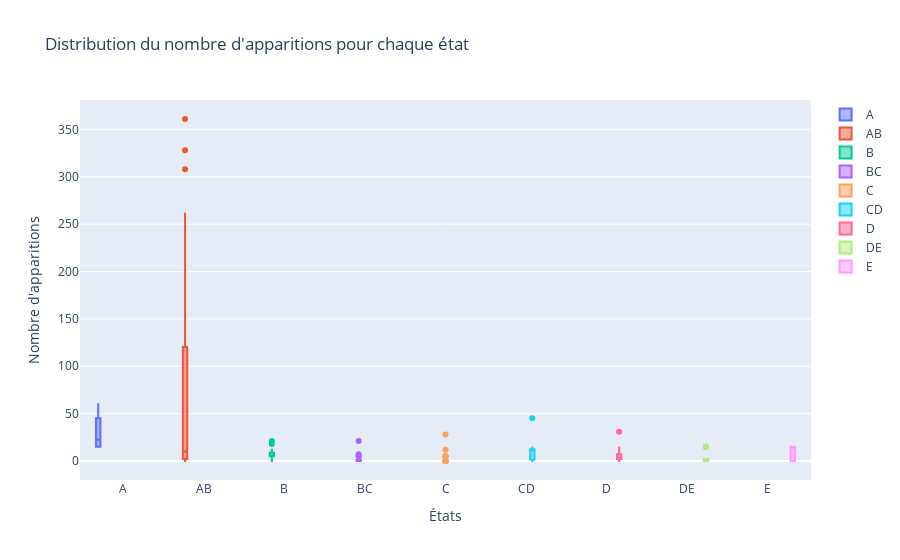

This figure's notebook cell:
### Code cell
etats = list(stage_state.values())
donnees_par_etat = []

# Parcourir chaque état et obtenir le nombre de fois qu'il apparaît dans la colonne 'Days'
for etat in etats:
    nombre_apparitions = df.loc[df['Stage'] == etat]['Days']
    donnees_par_etat.append(nombre_apparitions)

# Créer le diagramme à moustaches avec Plotly
fig = go.Figure()

for i in range(len(etats)):
    fig.add_trace(go.Box(y=donnees_par_etat[i], name=etats[i]))

fig.update_layout(title='Distribution du nombre d\'apparitions pour chaque état',
                  xaxis=dict(title='États'),
                  yaxis=dict(title='Nombre d\'apparitions'),
                  boxmode='group')

fig.show()

### Figure 1 — Plotly figure (JSON) as saved in the notebook; plotly's stock layout.template omitted (floating-point values rounded to 4 significant figures)
{"data": [{"name": "A", "type": "box", "y": [15, 15, 30, 60]}, {"name": "AB", "type": "box", "y": [0, 209, 0, 233, 361, 0, 32, 328, 0, 75, 203, 0, 58, 82, 261, 308, 0, 0, 52, 133, 228, 8, 136, 0, 10, 174, 0, 0, 62, 11, 5, 47, 2, 5, 75, 2, 5, 31, 2, 5, 5, 2, 5]}, {"name": "B", "type": "box", "y": [5, 5, 5, 5, 5, 5, 5, 5, 5, 5, 5, 5, 5, 5, 5, 5, 5, 0, 1, 0, 0, 10, 21, 9, 18, 10, 2, 12, 9, 10]}, {"name": "BC", "type": "box", "y": [0, 0, 0, 0, 0, 0, 0, 0, 0, 0, 0, 21, 0, 0, 0, 0, 0, 7, 1, 5, 1, 1, 1, 0, 1, 0, 1, 0, 1, 1, 1, 5]}, {"name": "C", "type": "box", "y": [1, 1, 1, 1, 1, 1, 1, 1, 1, 1, 1, 1, 1, 1, 1, 1, 1, 1, 28, 0, 12, 0, 5, 0, 5, 0, 5, 0, 5, 0, 5, 0]}, {"name": "CD", "type": "box", "y": [11, 14, 12, 12, 11, 13, 10, 13, 10, 14, 12, 12, 10, 13, 11, 14, 9, 12, 2, 0, 12, 12, 45, 1, 1, 1, 0, 1, 13, 0, 2, 1]}, {"name": "D", "type": "box", "y": [2, 2, 2, 2, 2, 2, 2, 2, 2, 2, 2, 2, 2, 2, 2, 2, 2, 2, 0, 13, 0, 13, 0, 13, 0, 14, 31, 12, 0, 14, 0, 13]}, {"name": "DE", "type": "box", "y": [0, 0, 0, 0, 0, 0, 0, 0, 0, 0, 0, 0, 0, 0, 0, 0, 0, 0, 15, 2, 15, 2, 15, 2, 15, 2, 15, 2, 15, 2, 15, 2]}, {"name": "E", "type": "box", "y": [15, 15, 15, 15, 15, 15, 15, 15, 15, 0, 0, 0, 0, 0, 0, 0]}], "layout": {"boxmode": "group", "title": {"text": "Distribution du nombre d'apparitions pour chaque état"}, "xaxis": {"title": {"text": "États"}}, "yaxis": {"title": {"text": "Nombre d'apparitions"}}}}
